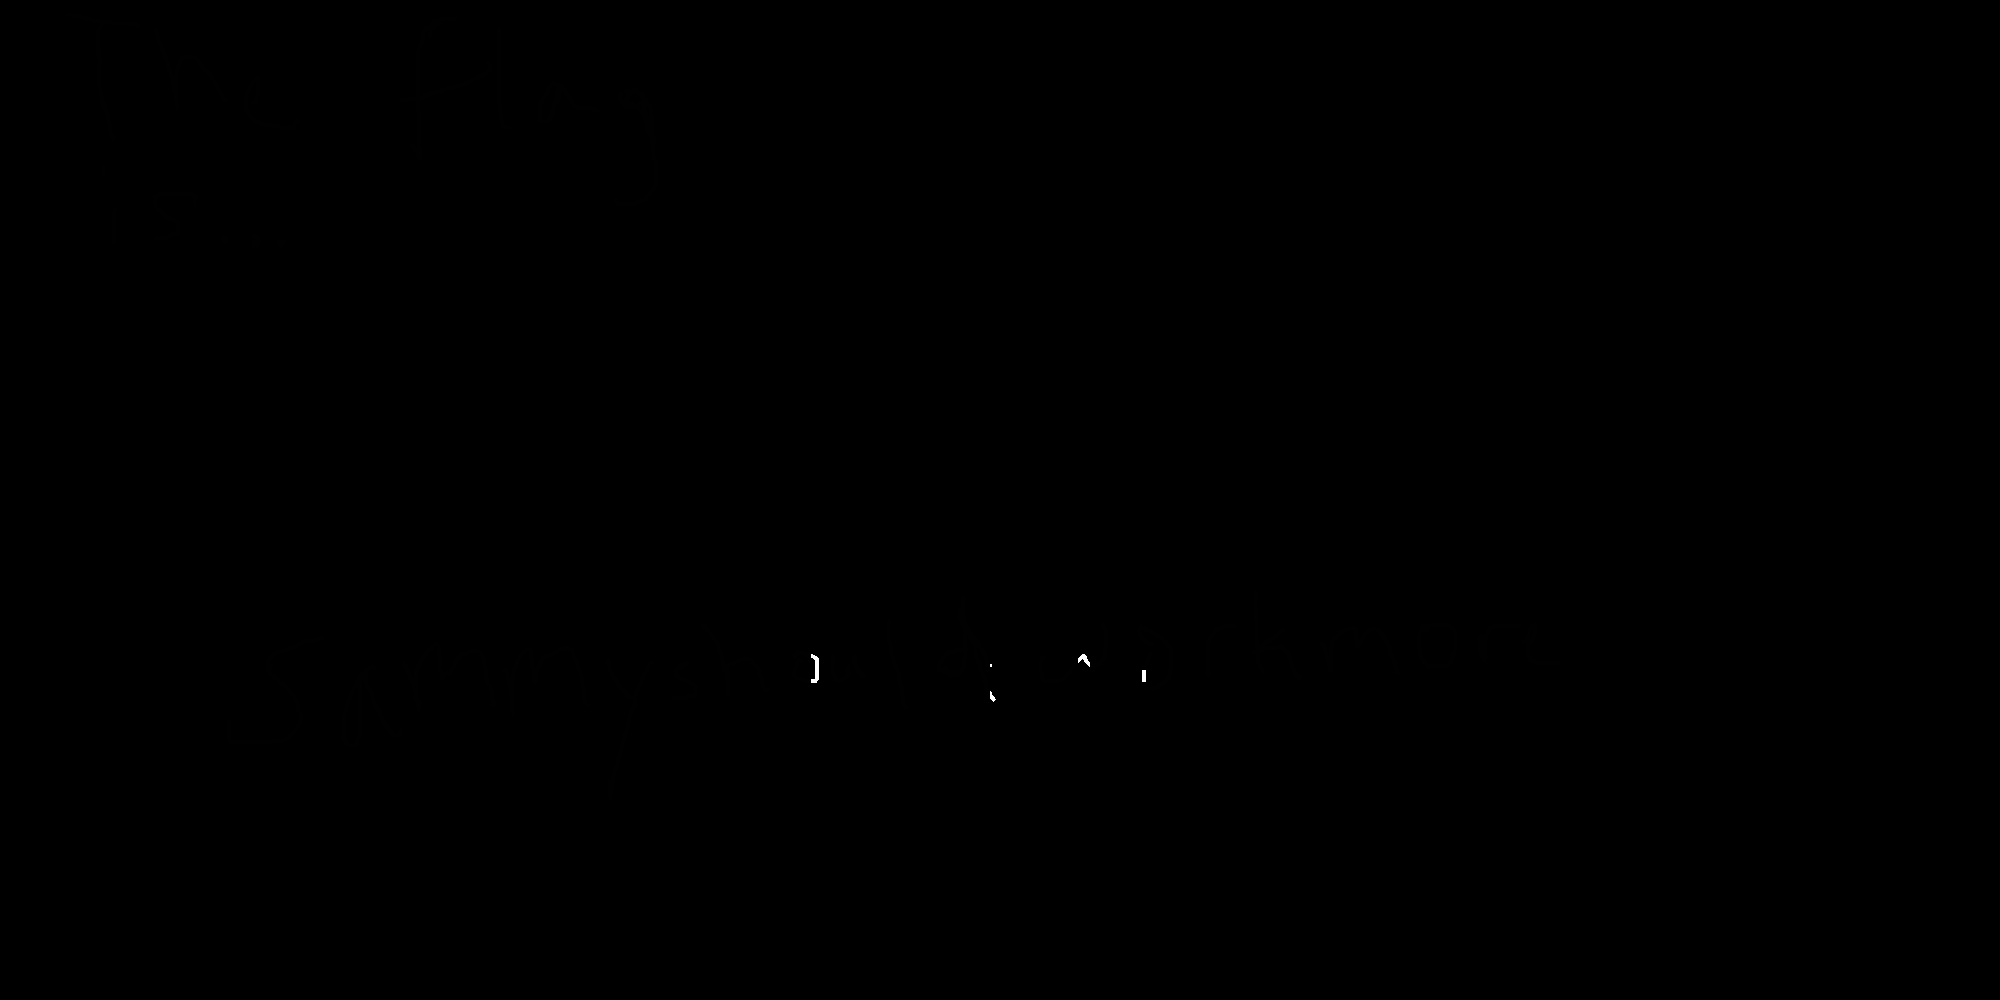

Write Python code to recreate this figure.
from PIL import Image
im1 = Image.open("logo.png")
im2 = Image.open("changed.png")
pix1 = im1.load()
pix2 = im2.load()
count = 0
print pix2[995,600]
for x in range(2000):
    for y in range(1000):
        pix2[x,y] = (abs(pix1[x,y][0]-pix2[x,y][0]), abs(pix1[x,y][1]-pix2[x,y][1]), abs(pix1[x,y][2]-pix2[x,y][2]), 0)
        if pix2[x,y][0] > 100:
            count+=1

im2.save("difference.png")